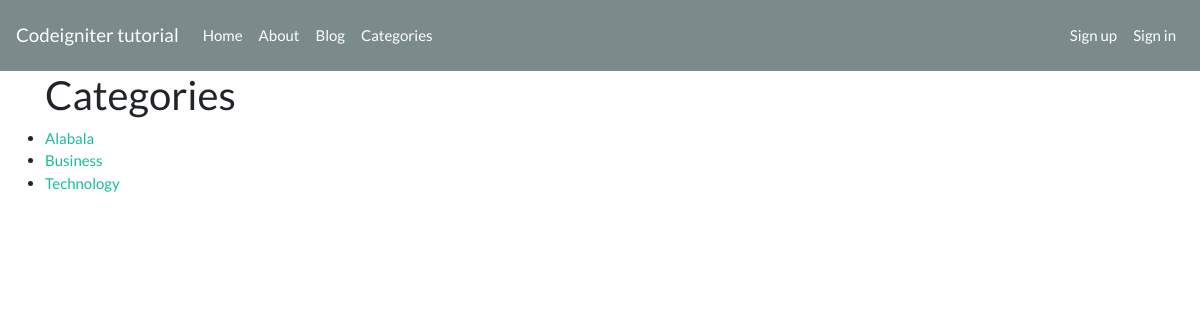
Page /index.php/categories on the committed database.
### tables this page shows
CREATE TABLE IF NOT EXISTS `categories` (
  `id` int(11) NOT NULL AUTO_INCREMENT,
  `name` varchar(255) NOT NULL,
  `created_at` timestamp NOT NULL DEFAULT CURRENT_TIMESTAMP,
  PRIMARY KEY (`id`)
);

### application/controllers/Categories.php (called while the page is built, shortened)
<?php
class Categories extends CI_Controller
{
    public function index()
    {
        $data['title'] = 'Categories';
        $data['categories'] = $this->category_model->get_categories();
        $this->load->view('templates/header');
        $this->load->view("categories/index", $data);
        $this->load->view('templates/footer');
    }
}

### index.php (called while the page is built, shortened)
<?php
require_once BASEPATH.'core/CodeIgniter.php';

### application/models/Category_model.php (called while the page is built, shortened)
<?php
class Category_model extends CI_Model
{
    public function get_categories()
    {
        $this->db->order_by('name');
        $result = $this->db->get('categories');
        return $result->result_array();
    }
}

### application/views/categories/index.php (the view)
<h2><?= $title; ?></h2>
<ul class="list-group">
    <?php foreach ($categories as $category): ?>
        <li><a href="<?= site_url('posts/by_category/' . $category['id'])?>"><?= ucfirst($category['name']) ?></a></li>
    <?php endforeach; ?>
</ul>

### rows in the picture
categories: name "Alabala"
categories: name "Business"
categories: name "Technology"

### other values in the picture
$title "Categories"
